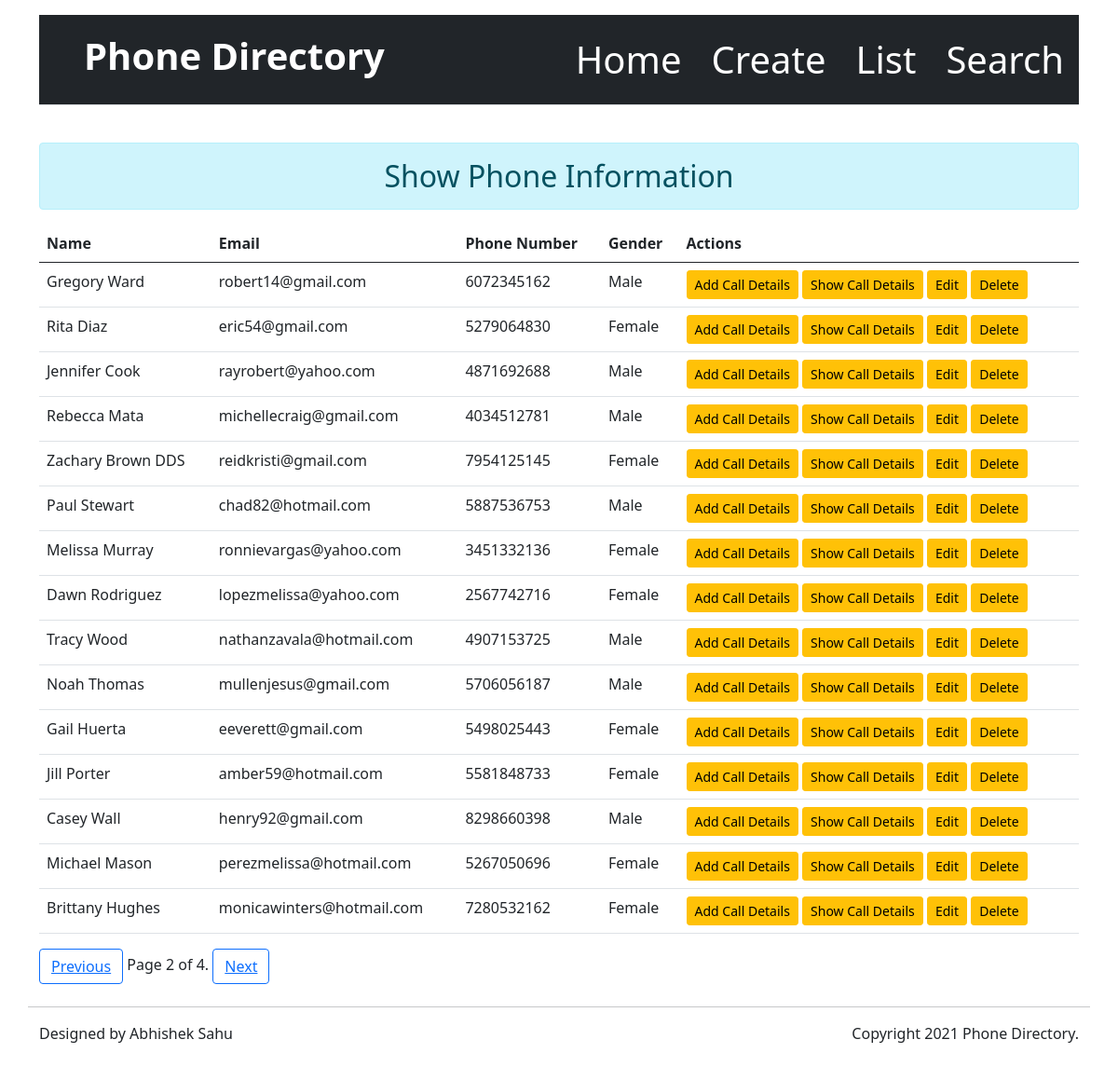
Page /phone/list/?page=n?page=2 on the committed database.
### phone/models.py (models this page shows, shortened)
class PhoneModel(models.Model):
    gender_choice = (('Male','Male'),('Female','Female'))
    phone_id = models.BigAutoField(primary_key = True)
    first_name = models.CharField(max_length=10)
    middle_name = models.CharField(max_length=10,null=True,blank=True)
    last_name = models.CharField(max_length=10)
    phone = models.BigIntegerField()
    email = models.EmailField()
    date_of_birth = models.DateField(verbose_name='Date of Birth',null=True)
    aadhaar_id = models.BigIntegerField(verbose_name='Aadhaar Card ID',null=True)
    gender = models.CharField(choices=gender_choice,max_length=6)
    country = CountryField(blank_label='(select country)',null=True)

### phone/views.py (the view)
# urls.py: path('list/?page=n',ListPhoneView.as_view(),name='phone-list'),
class ListPhoneView(ListView):
    model = PhoneModel
    template_name = 'phone/list.html'
    context_object_name = 'phone_list'
    paginate_by = 15

### phone/templates/phone/list.html
{% extends 'phone/base.html' %}
{% block content %}
<div class="container">
  <h2 class="text-center alert alert-info">Show Phone Information</h2>
  {% if phone_list %}
   <table class="table table-hover">
     <thead>
       <tr>
         <th scope="col">Name</th>
         <th scope="col">Email</th>
         <th scope="col">Phone Number</th>
         <th scope="col">Gender</th>
           <th scope="col">Actions</th>
       </tr>
     </thead>
     <tbody>
      {% for phone in phone_list %}
       <tr>
         <td>{{phone.first_name}} {% if phone.middle_name %}{{phone.middle_name}}{% endif %} {{phone.last_name}}</td>
         <td>{{phone.email}}</td>
         <td>{{phone.phone}}</td>
           <td>{{phone.gender}}</td>
         <td>
             <a href="{% url 'phone:phone-call-add' phone.phone_id %}" class="btn btn-warning btn-sm">Add Call Details</a>
             <a href="{% url 'phone:phone-call-show' phone.phone_id %}" class="btn btn-warning btn-sm">Show Call Details</a>
             <a href="{% url 'phone:phone-edit' phone.phone_id %}" class="btn btn-warning btn-sm">Edit</a>
             <a href="{% url 'phone:phone-delete' phone.phone_id %}" class="btn btn-warning btn-sm">Delete</a>
         </td>
       </tr>
      {% endfor %}
     </tbody>
   </table>
    {% else %}
        <h2 class="text-center alert alert-warning">No Records</h2>
    {% endif %}
    {% if is_paginated %}
        <div class="pagination" >
            <span class="page-links" >
                {% if page_obj.has_previous %}
                <button class="btn btn-outline-primary" type="button"><a href="?page={{ page_obj.previous_page_number }}">Previous</a></button>
                {% endif %}
                <span class="page-current">
                    Page {{ page_obj.number }} of {{ page_obj.paginator.num_pages }}.
                </span>
                {% if page_obj.has_next %}
                <button class="btn btn-outline-primary" type="button"><a href="?page={{ page_obj.next_page_number }}">Next</a></button>
                {% endif %}
            </span>
        </div>
    <br>
    {% endif %}
</div>
{% endblock content %}

### rows in the picture
PhoneModel: first_name "Gregory", last_name "Ward", email "robert14@gmail.com", phone "6072345162", gender "Male"
PhoneModel: first_name "Rita", last_name "Diaz", email "eric54@gmail.com", phone "5279064830", gender "Female"
PhoneModel: first_name "Jennifer", last_name "Cook", email "rayrobert@yahoo.com", phone "4871692688", gender "Male"
PhoneModel: first_name "Rebecca", last_name "Mata", email "michellecraig@gmail.com", phone "4034512781", gender "Male"
PhoneModel: first_name "Zachary", last_name "Brown DDS", email "reidkristi@gmail.com", phone "7954125145", gender "Female"
PhoneModel: first_name "Paul", last_name "Stewart", email "chad82@hotmail.com", phone "5887536753", gender "Male"
PhoneModel: first_name "Melissa", last_name "Murray", email "ronnievargas@yahoo.com", phone "3451332136", gender "Female"
PhoneModel: first_name "Dawn", last_name "Rodriguez", email "lopezmelissa@yahoo.com", phone "2567742716", gender "Female"
PhoneModel: first_name "Tracy", last_name "Wood", email "nathanzavala@hotmail.com", phone "4907153725", gender "Male"
PhoneModel: first_name "Noah", last_name "Thomas", email "mullenjesus@gmail.com", phone "5706056187", gender "Male"
PhoneModel: first_name "Gail", last_name "Huerta", email "eeverett@gmail.com", phone "5498025443", gender "Female"
PhoneModel: first_name "Jill", last_name "Porter", email "amber59@hotmail.com", phone "5581848733", gender "Female"
PhoneModel: first_name "Casey", last_name "Wall", email "henry92@gmail.com", phone "8298660398", gender "Male"
PhoneModel: first_name "Michael", last_name "Mason", email "perezmelissa@hotmail.com", phone "5267050696", gender "Female"
PhoneModel: first_name "Brittany", last_name "Hughes", email "monicawinters@hotmail.com", phone "7280532162", gender "Female"

### other values in the picture
{{ page_obj.number }} "2"
{{ page_obj.paginator.num_pages }} "4"
